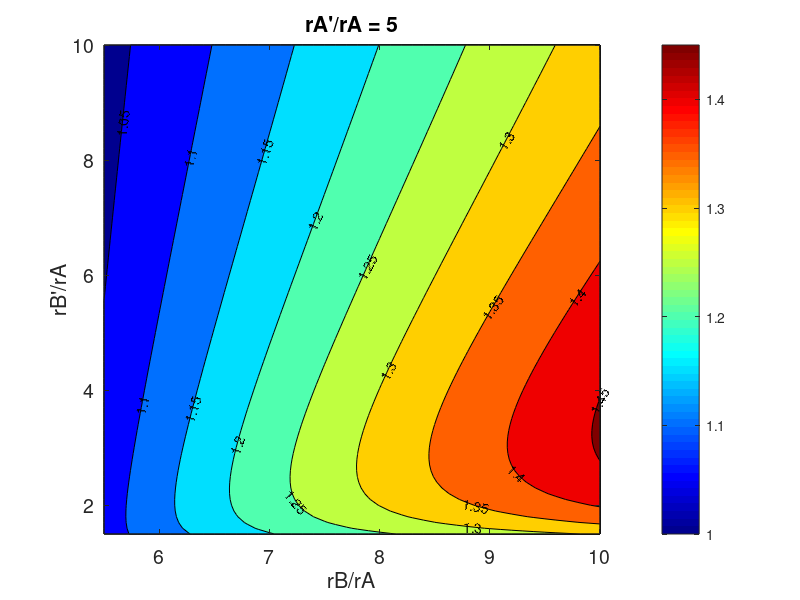
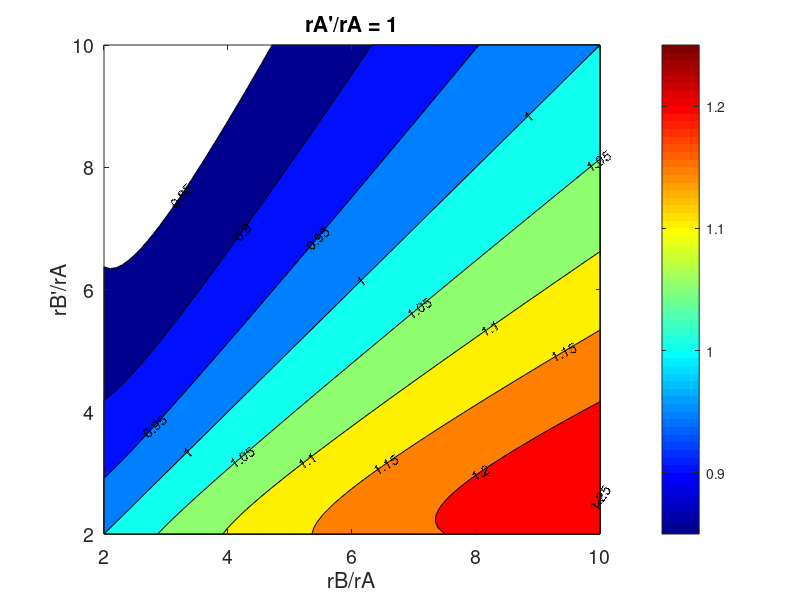
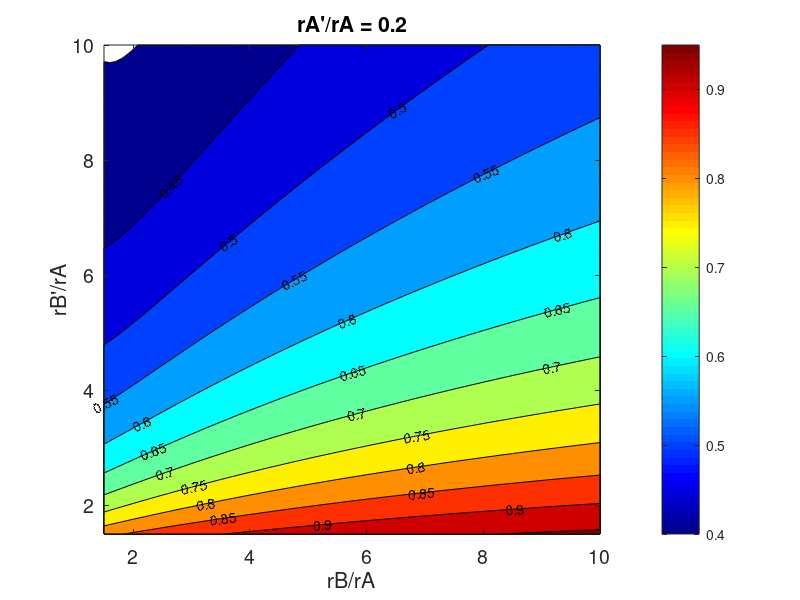
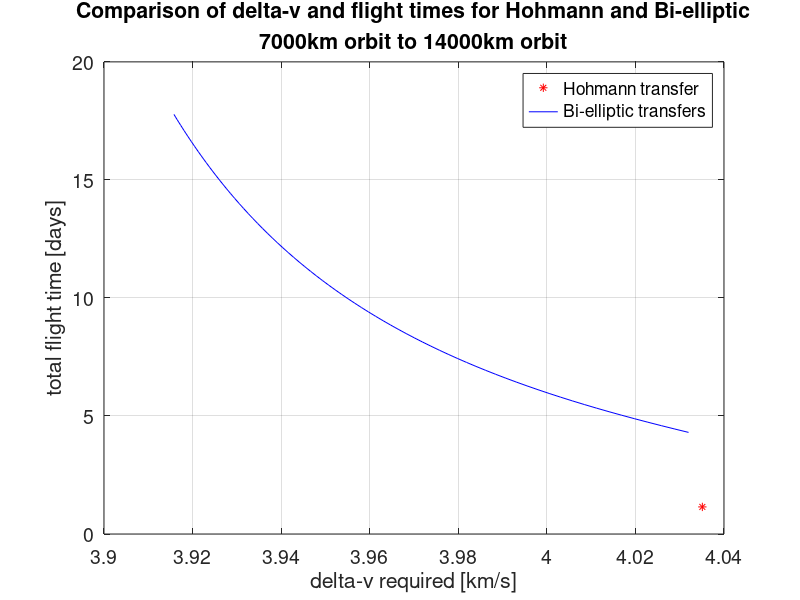

MATLAB code to generate these figures, in order: (Note: this script raises an error after producing the figures.)
% Andrew Navratil and Kirby Hullender
% MAE 467 Final Project
% Due: 4/24/2019

% clear all vars and plots
close all; clear all; clc;
%
% constants
mu = 398600; % mu for earth [km^3/s^2]
%%
%*****************************************************************************%
% Task 1: Exploring Hohmann transfers between elliptical orbits
%*****************************************************************************%

% local constants
rA = 40000; % given rA [km]

% Plot 1: rA'/rA = 5
% Plot 2: rA'/rA = 1 (circle)
% Plot 3: rA'/rA = 1/5
for pidx = 1:3
	% given parameters for each plot 1 - 3
	if pidx == 1
		rAprA = 5; % rA'/rA
		rBrA = [5.5:0.1:10]; % rB/rA for x axis
		rBprA = [1.5:0.1:10]'; % rB'/rA for y axis
		zlevels = [1.0:0.05:1.5]; % contour levels / z values
	elseif pidx == 2
		rAprA = 1; % rA'/rA
		rBrA = [2.0:0.1:10]; % rB/rA for x axis
		rBprA = [2.0:0.1:10]'; % rB'/rA for y axis
		zlevels = [0.85:0.05:1.3]; % contour levels / z values
	elseif pidx == 3
		rAprA = 1/5; % rA'/rA
		rBrA = [1.5:0.1:10]; % rB/rA for x axis
		rBprA = [1.5:0.1:10]'; % rB'/rA for y axis
		zlevels = [0.4:0.05:1.0]; % contour levels / z values
	end

	% calculate individual position vectors from ratios
	rAp = rAprA * rA; % 1x1
	rB = rBrA * rA; % 1xn
	rBp = rBprA * rA; % mx1

	% calculate Hohmann transfer for A-B (see book p304-305)
	h1 = sqrt(2*mu) * sqrt( (rA*rAp) / (rA+rAp) ); % 1x1
	h2 = sqrt(2*mu) * sqrt( (rBp*rB) ./ (rBp+rB) ); % mxn
	h3 = sqrt(2*mu) * sqrt( (rA*rB) ./ (rA+rB) ); % 1xn
	h3p = sqrt(2*mu) * sqrt( (rAp*rBp) ./ (rAp+rBp) ); % mx1

	% individual velocities at A,A',B
	vA1 = h1 / rA; % 1x1
	vA3 = h3 / rA; % 1xn
	vB2 = h2 ./ rB; % mxn
	vB3 = h3 ./ rB; % 1xn
	vAp1 = h1 / rAp; % 1x1
	vAp3p = h3p / rAp; % mx1
	vBp2 = h2 ./ rBp; % mxn
	vBp3p = h3p ./ rBp; % mx1

	% delta v's
	dvA = abs(vA3 - vA1); % 1xn
	dvAp = abs(vAp3p - vAp1); % mx1
	dvB = abs(vB2 - vB3); % mxn
	dvBp = abs(vBp2 - vBp3p); % mxn

	% total delta v
	dv3 = dvA + dvB; % mxn
	dv3p = dvAp + dvBp; % mxn

	% contour plot
	figure;
	contourf(rBrA,rBprA,dv3p./dv3,zlevels,'ShowText','on');
	ylabel('rB''/rA');
	xlabel('rB/rA');
	title(['rA''/rA = ' num2str(rAprA)]);
	set(gca,'FontSize',14);
	colormap('jet');
	colorbar;

	% save plot to file
	%saveas(gca,['task1plot' num2str(pidx) '.jpg']);
end

%*****************************************************************************%
% Task 2: Exploring node location tradeoffs in a Bi-elliptic transfer
%*****************************************************************************%

% local constants
r1 = 7000; % initial circular orbit radius [km]
r4 = 140000; % target circular orbit radius [km]

% Hohmann transfer 1-4
% r1 = perigee, r4 = apogee of transfer orbit
e14 = (r4 - r1) / (r4 + r1); % eccentricity
h14 = sqrt(r1 * mu * (1 + e14)); % specific angular momentum
a14 = r1 / (1 - e14); % semi major axis
T14 = (2*pi*a14^(3/2))/sqrt(mu); % period [s]

% calculate delta v [km/s] and flight time [days]
v1 = sqrt(mu/r1);
vA14 = h14 / r1; % velocity on A at transfer 
vD14 = h14 / r4; % velocity on D at transfer
v4 = sqrt(mu/r4);

disp('Hohmann transfer delta v and flight time');
dvA = vA14 - v1;
dvD = v4 - vD14;
dv14 = abs(dvA) + abs(dvD) % total delta v
t14 = 0.5*T14/(60*60*24) % convert time to days

% calculate a range of values for Bielliptic transfers
rBrange = [145000:5000:500000];
numrB = numel(rBrange);
% pre-allocations
dvbi = zeros(1,numrB);
tbi = zeros(1,numrB);
dvdec = zeros(1,numrB);
tinc = zeros(1,numrB);

for idx = 1:numrB
	rB = rBrange(idx);

	e2 = (rB - r1) / (rB + r1);
	h2 = sqrt(r1 * mu * (1 + e2));
	a2 = r1 / (1 - e2);
	T2 = (2*pi*a2^(3/2))/sqrt(mu);
	
	e3 = (rB - r4) / (rB + r4);
	h3 = sqrt(r4 * mu * (1 + e3));
	a3 = r4 / (1 - e3);
	T3 = (2*pi*a3^(3/2))/sqrt(mu);

	vA2 = h2 / r1;
	vB2 = h2 / rB;
	vB3 = h3 / rB;
	vC3 = h3 / r4;

	dvA = vA2 - v1;
	dvB = vB3 - vB2;
	dvC = v4 - vC3;

	dvbi(idx) = abs(dvA) + abs(dvB) + abs(dvC);
	tbi(idx) = (0.5*T2 + 0.5*T3)/(60*60*24);
	dvdec(idx) = (dv14 - dvbi(idx))*100/dv14;
	tinc(idx) = (tbi(idx) - t14)*100/t14;
end

%disp('Bi-elliptic transfer delta v and flight time');
% %dvbi
% tbi
% dvdec
% tinc

% plot for delta-v vs flight time
figure;
plot(dv14,t14,'r*','DisplayName','Hohmann transfer');
hold on; grid on;
plot(dvbi,tbi,'b-','DisplayName','Bi-elliptic transfers');
ylabel('total flight time [days]');
xlabel('delta-v required [km/s]');
title({'Comparison of delta-v and flight times for Hohmann and Bi-elliptic','7000km orbit to 14000km orbit'});
set(gca,'FontSize',14);
legend show;

% save plot to file
%saveas(gca,'task2plot1.jpg');

% plot for percent dec delta-v vs percent inc flight time
figure;
plot(dvdec,tinc,'b-','DisplayName','Bi-elliptic transfers');
hold on; grid on;
ylabel('percent increase total flight time [%]');
xlabel('percent decrease delta-v required [%]');
title({'Percent increase flight time vs percent decrease delta-v','Bi-elliptic against Hohmann'});
set(gca,'FontSize',14);

% save plot to file
%saveas(gca,'task2plot2.jpg');

%%
%*****************************************************************************%
% Task 3: Exploring Chase Maneuvers
%*****************************************************************************%

% determine the total delta_v required for Spacecraft B
rp_orb1 = 8100;
ra_orb1 = 18900;
%
% Both B and C are at geocentric elliptical orbits
Btheta = 45;
Ctheta = 150;
%
% Orbit 1 Attributes
a_orb1 = (rp_orb1+ra_orb1)/2;
e_orb1 = (ra_orb1-rp_orb1)/(ra_orb1+rp_orb1);
h_orb1 = sqrt(rp_orb1 * mu * (1 + e_orb1));
T_orb1 = (2*pi*a_orb1^(3/2))/sqrt(mu);
%
% Initial Positions of Spacecrafts
rB1 = (((h_orb1^2)/mu)*(1/(1+e_orb1*cosd(Btheta))))*[cosd(Btheta) sind(Btheta) 0]';
rC1 = (((h_orb1^2)/mu)*(1/(1+e_orb1*cosd(Ctheta))))*[cosd(Ctheta) sind(Ctheta) 0]';
%
% Initial Velcities
vB1 = (mu/h_orb1)*[-sind(Btheta) e_orb1+cosd(Btheta) 0]';
vC1 = (mu/h_orb1)*[-sind(Ctheta) e_orb1+cosd(Ctheta) 0]';
%
% Moving C to C' solving Eccentric anomaly
Ec = 2*atan(sqrt((1-e_orb1)/(1+e_orb1))*tand(Ctheta/2));
%
% Keplers Equation
tC = (T_orb1/(2*pi))*(Ec-e_orb1*sin(Ec));

delta_timRang = [3600:600:7200]; %time range in sec. 1-2 hrs by 10 min intervals
% time to reach C'
tC_p = tC + delta_timRang;
%
% Determine Ec' from Mean anomaly
MeC_p = (2*pi)*(tC_p./T_orb1);

for i = 1:length(MeC_p)
   Ec_p(i) = eccentricEq(e_orb1,MeC_p(i));
   % function attatched
end
% solve mean anomaly of C' location
CpTheta = 360 - abs(2*atand(sqrt((1+e_orb1)/(1-e_orb1))*tan(Ec_p./2)));

% Position and Velocity vector for C'
for i = 1:length(MeC_p)
rC_p = (((h_orb1^2)/mu)*(1/(1+e_orb1*cosd(CpTheta(i)))))*[cosd(CpTheta(i)) sind(CpTheta(i)) 0]';
[vB2(:,i),vC_p(:,i)] = lambert_eq(rB1,rC_p,delta_timRang(1),'pro')
end
